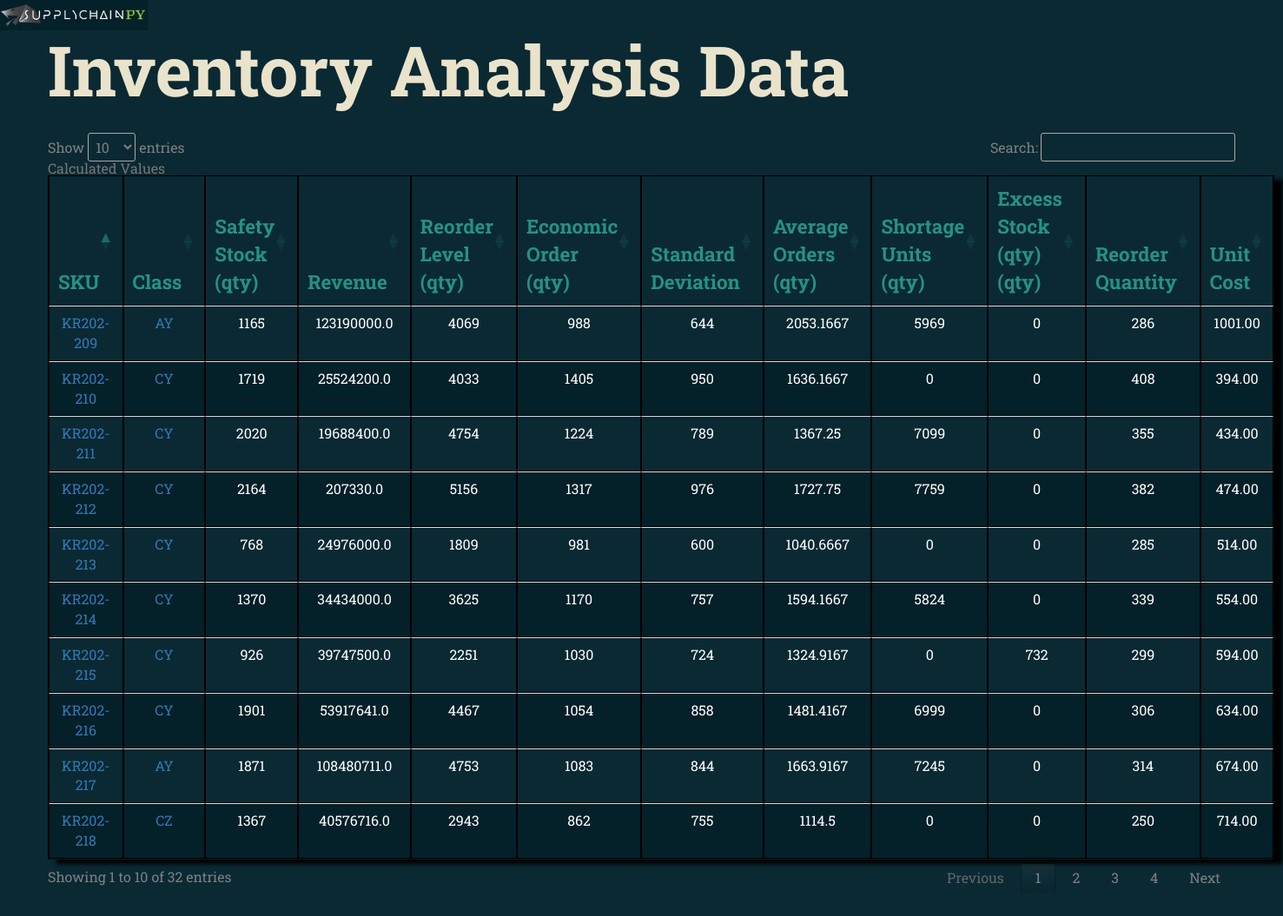
Page /data on the earlier database version.
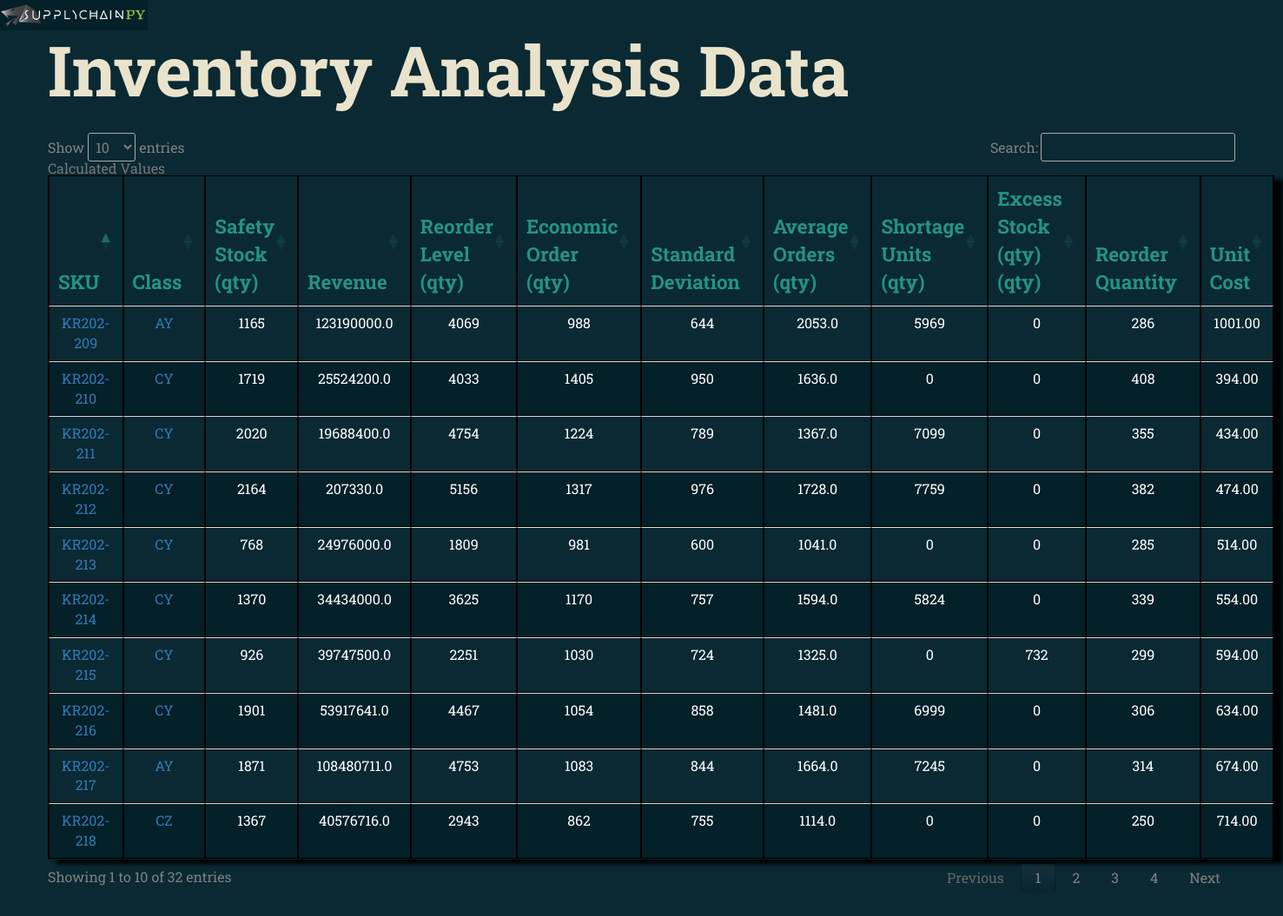
Same page on the later database version.
### supplychainpy/reporting/views.py (models this page shows, shortened)
class InventoryAnalysis(db.Model):
    __table_args__ = {'sqlite_autoincrement': True}
    id = db.Column(db.Integer(), primary_key=True)
    sku_id = db.Column(db.Integer, db.ForeignKey('master_sku_list.id'))
    abc_xyz_classification = db.Column(db.String(2))
    standard_deviation = db.Column(db.Integer())
    safety_stock = db.Column(db.Integer())
    reorder_level = db.Column(db.Integer())
    economic_order_quantity = db.Column(db.Integer())
    demand_variability = db.Column(db.Integer())
    average_orders = db.Column(db.Float())
    shortages = db.Column(db.Integer())
    excess_stock = db.Column(db.Integer())
    reorder_quantity = db.Column(db.Integer())
    economic_order_variable_cost = db.Column(db.Float())
    unit_cost = db.Column(db.Numeric(12, 2))
    revenue = db.Column(db.Float())
    date = db.Column(db.DateTime())
    safety_stock_rank = db.Column(db.Integer())
    shortage_rank = db.Column(db.Integer())
    excess_cost = db.Column(db.Numeric(12, 2))
    percentage_contribution_revenue = db.Column(db.Float)
    excess_rank = db.Column(db.Integer())
    retail_price = db.Column(db.Numeric(18, 2))
    gross_profit_margin = db.Column(db.Numeric(12, 2))
    min_order = db.Column(db.Integer())
    safety_stock_cost = db.Column(db.Numeric(18, 2))
    revenue_rank = db.Column(db.Integer())
    markup_percentage = db.Column(db.Float())
    max_order = db.Column(db.Integer())
    shortage_cost = db.Column(db.Numeric(18, 2))
    quantity_on_hand = db.Column(db.Integer())
    currency_id = db.Column(db.Integer, db.ForeignKey('currency.id'))
    transaction_log_id = db.Column(db.Integer, db.ForeignKey('transaction_log.id'))

class MasterSkuList(db.Model):
    __table_args__ = {'sqlite_autoincrement': True}
    id = db.Column(db.Integer(), primary_key=True)
    sku_id = db.Column(db.String(255))
    analysis = db.relationship("InventoryAnalysis", backref='sku', lazy='dynamic')

### supplychainpy/reporting/views.py (the view)
@app.route('/data')
def raw_data():
    inventory = db.session.query(InventoryAnalysis).all()
    return flask.render_template('rawdata.html', inventory=inventory)

### supplychainpy/reporting/templates/rawdata.html (shortened to what this page needs)
{% extends "base.html" %}
{% block body%}
<section class="container-fluid">
    <h2>Inventory Analysis Data</h2>
    <table id="analysis_table" class="ia table table-responsive">
        <div class=" row">
            <div class=" col-lg-11">
                <caption>Calculated Values</caption>
                <thead>
                <tr>
                    <th>SKU</th>
                    <th>Class</th>
                    <th>Safety Stock (qty)</th>
                    <th>Revenue</th>
                    <th>Reorder Level (qty)</th>
                    <th>Economic Order (qty)</th>
                    <th>Standard Deviation</th>
                    <th>Average Orders (qty)</th>
                    <th>Shortage Units (qty)</th>
                    <th>Excess Stock (qty) (qty)</th>
                    <th>Reorder Quantity</th>
                    <th>Unit Cost</th>
                </tr>
                </thead>
                {% for sku in inventory %}
                <tr>
                    <td><a href="sku_detail/{{sku.sku.sku_id}}">{{sku.sku.sku_id}}</a></td>
                    <td><a href="abcxyz/{{sku.abc_xyz_classification}}">{{sku.abc_xyz_classification}}</a></td>
                    <td>{{sku.safety_stock}}</td>
                    <td>{{sku.revenue}}</td>
                    <td>{{sku.reorder_level}}</td>
                    <td>{{sku.economic_order_quantity}}</td>
                    <td>{{sku.standard_deviation}}</td>
                    <td>{{sku.average_orders}}</td>
                    <td>{{sku.shortages}}</td>
                    <td>{{sku.excess_stock}}</td>
                    <td>{{sku.reorder_quantity}}</td>
                    <td>{{sku.unit_cost}}</td>
                </tr>
                {% endfor %}
            </div>
        </div>
    </table>
</section>
{% endblock %}

### supplychainpy/reporting/templates/base.html (shortened to what this page needs)
<!DOCTYPE html>
<html lang="en">
<link rel="stylesheet" href="{{ url_for('static', filename='bootstrap.css') }}">
<link rel="stylesheet" href="{{ url_for('static', filename='auxiliary.css') }}">
<link rel="stylesheet" type="text/css" href="//cdn.datatables.net/1.10.12/css/jquery.dataTables.css">
</head>
<body>
<nav class="active-nav">
    <a href="#" class="nav-toggle-btn">
        <img src="{{ url_for('static', filename='logo.png') }}">
    </a>
</nav>
<div class="content container-fluid">
    {% block body%}
    {% endblock %}
</div>
</body>
</html>

### supplychainpy/reporting/static/auxiliary.css (style rules this page uses)
a, abbr, acronym, address, applet, article, aside, audio, b, big, blockquote, body, canvas, caption, center, cite, code, dd, del, details, dfn, div, dl, dt, em, embed, fieldset, figcaption, figure, footer, form, h1, h2, h3, h4, h5, h6, header, hgroup, html, i, iframe, img, ins, kbd, label, legend, li, mark, menu, nav, object, ol, output, p, pre, q, ruby, s, samp, section, small, span, strike, strong, sub, summary, sup, table, tbody, td, tfoot, th, thead, time, tr, tt, u, ul, var, video { margin: 0; padding: 0; border: 0; font: inherit; vertical-align: baseline }
article, aside, details, figcaption, figure, footer, header, hgroup, menu, nav, section { display: block }
body { line-height: 1 }
table { border-collapse: collapse; border-spacing: 0 }
body { background-color: #0A2933; color: #708284; font-family: "Roboto Slab"; font-size: 1em; }
.content { padding-top: 40px; padding-left: 40px; padding-right: 40px; height: 2000px; background-color: #0A2933; transition: transform3d 0.8s ease; }
table, th, td { color: white; border: 1px solid black; border-collapse: collapse; border-spacing: 5px; }
th, td { padding: 1px; font-family: "Roboto Slab", "ff-tisa-web-pro", "Georgia", Arial, sans-serif; text-align: center; }
th { color: #259286; font-size: 1.4em; }
.ia { margin-left: 20px; margin-top: 20px; float: left; box-shadow: 10px 5px 5px black; }
table.ia tr:nth-child(even) { background-color: #042029; }
table.ia tr:nth-child(odd) { background-color: #0A2933;; }
table.ia th { background-color: transparent; font-family: "Roboto Slab"; font-weight: 600; }
h1, h2, h3, h4, h5, h6 { font-family: 'Roboto Slab', "Helvetica Neue", Helvetica, sans-serif; font-weight: 700; color: #EAE3CB; margin-bottom: .4em; }
h2 { font-size: 5em; }
body { overflow-x: hidden; }
nav { position: fixed; z-index: 1000; top: 0; bottom: 0; width: 100px; background-color: #042029; transform: translate3d(-100px, 0, 0); transition: transform 0.2s ease; }
.nav-toggle-btn { display: block; position: absolute; left: 100px; width: 170px; height: 35px; background: #042029; }
* { margin: 0; padding: 0; }

Differences in the rows shown:
changed InventoryAnalysis "KR202-209": average_orders "2053.1667" → "2053.0"
changed InventoryAnalysis "KR202-210": average_orders "1636.1667" → "1636.0"
changed InventoryAnalysis "KR202-211": average_orders "1367.25" → "1367.0"
changed InventoryAnalysis "KR202-212": average_orders "1727.75" → "1728.0"
changed InventoryAnalysis "KR202-213": average_orders "1040.6667" → "1041.0"
changed InventoryAnalysis "KR202-214": average_orders "1594.1667" → "1594.0"
changed InventoryAnalysis "KR202-215": average_orders "1324.9167" → "1325.0"
changed InventoryAnalysis "KR202-216": average_orders "1481.4167" → "1481.0"
changed InventoryAnalysis "KR202-217": average_orders "1663.9167" → "1664.0"
changed InventoryAnalysis "CZ": average_orders "1114.5" → "1114.0"
